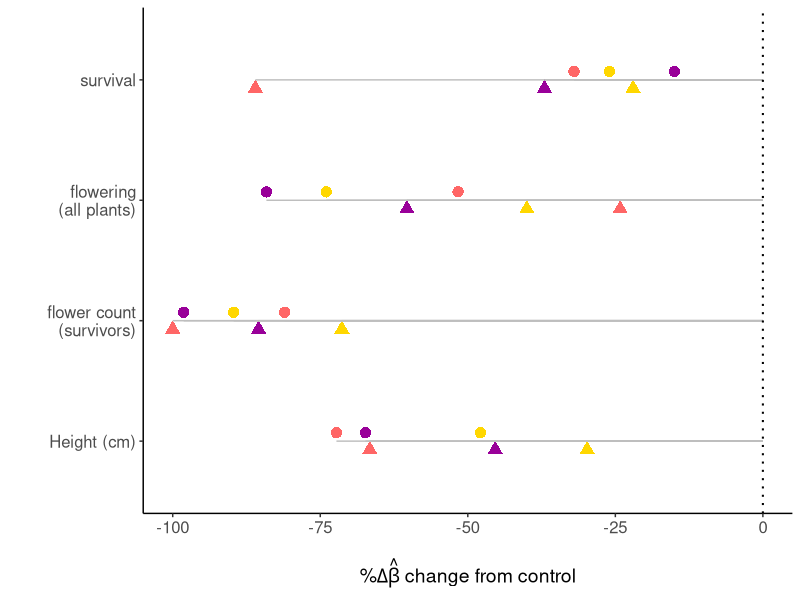
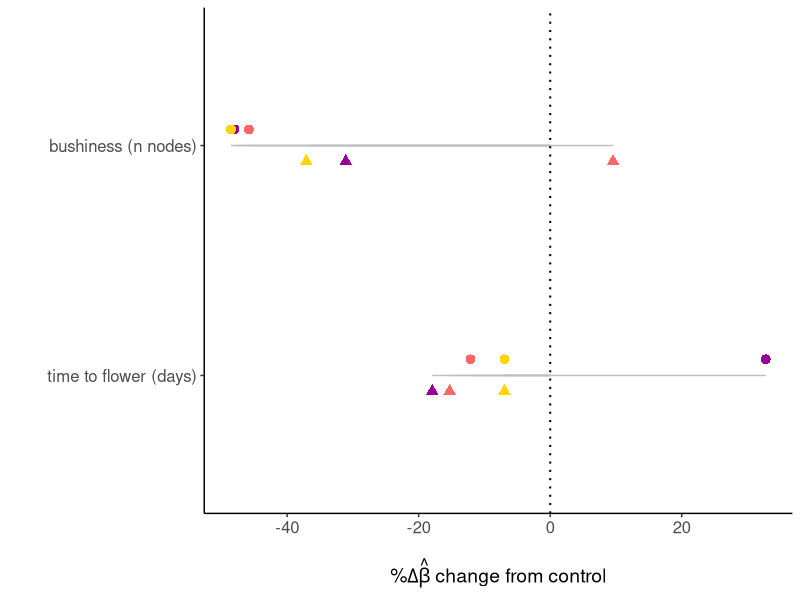

Recreate these plots in R, in order.
## ---- chunk 1
library(ggplot2)
library(ggpubr)
library(tidyverse)
## ---- chunk 2

dataset <- read.csv("../tables/df_emmeans.csv")

head(dataset)

## ---- chunk 3
my.theme<-theme(axis.text=element_text(size=12),
        axis.title = element_text(size = 14),
        legend.text=element_text(size=10),
        legend.title = element_text(size=12),
        plot.title = element_text(face="bold",size=14,margin=margin(0,0,20,0),hjust = 0.5),
        axis.title.y = element_text(margin = margin(t = 0, r = 15, b = 0, l = 0)),
        axis.title.x = element_text(margin = margin(t = 15, r = 0, b = 0, l = 0)))

## ---- chunk 4


# Create separate datasets for early drought and late drought treatments
early_drought_data <- dataset %>% filter(trt == "early drought")
late_drought_data <- dataset %>% filter(trt == "late drought")
control_data <- dataset %>% filter(trt == "control")


# Unique colors in the dataset
unique_colors <- unique(control_data$colors)

# List to store new rows
new_rows_list <- list()

# Loop through each color
for (color in unique_colors) {
  # Create a new row with "control" trait for the current color
  new_row <- tibble(
    colors = color,
    trt = "control",
    estimated.response = 1,
    SE = NA,  # Fill in appropriate values for SE if available
    df = NA,  # Fill in appropriate values for df if available
    n = NA,  # Fill in appropriate values for n if available
    lower.CI = 1,
    upper.CI = 1,
    comp = NA,  # Fill in appropriate values for comp if available
    trait = "survival"
  )
  # Append the new row to the list
  new_rows_list[[color]] <- new_row
}

# Combine new rows into a single dataframe
new_rows_df <- bind_rows(new_rows_list)

# Add new rows to control_data
control_data <- bind_rows(control_data, new_rows_df)

# Print the updated dataset
print(control_data)

control_data <- control_data %>%
  mutate(estimated.response = ifelse(trait %in% c("survival", "flowering"), estimated.response * 100, estimated.response))

late_drought_data <- late_drought_data %>%
  mutate(estimated.response = ifelse(trait %in% c("survival", "flowering"), estimated.response * 100, estimated.response))

early_drought_data <- early_drought_data %>%
  mutate(estimated.response = ifelse(trait %in% c("survival", "flowering"), estimated.response * 100, estimated.response))
  

## ---- chunk 5

merged_data_early <- early_drought_data %>%
  inner_join(control_data, by = c("colors", "trait"))

merged_data_late <- late_drought_data %>%
  inner_join(control_data, by = c("colors", "trait"))

# Calculate percent decrease from control to each treatment
merged_data_early <- merged_data_early %>%
  mutate(
    percent_decrease_early_drought = ((estimated.response.y - estimated.response.x) / estimated.response.y) * 100
  ) %>%
  dplyr::select(trait, colors, percent_decrease_early_drought) %>%
  distinct()  # Keep only unique combinations of trait and color

merged_data_late <- merged_data_late %>%
  mutate(
    percent_decrease_late_drought = ((estimated.response.y - estimated.response.x) / estimated.response.y) * 100
  ) %>%
  dplyr::select(trait, colors, percent_decrease_late_drought) %>%
  distinct()  # Keep only unique combinations of trait and color

# Print the updated datasets
print(merged_data_early)
print(merged_data_late)

## ---- chunk 6

merged_data_early <- merged_data_early %>% 
  rename(percent_decrease = percent_decrease_early_drought)

merged_data_late <- merged_data_late %>% 
  rename(percent_decrease = percent_decrease_late_drought)

# Combine early and late drought data
merged_data <- rbind(mutate(merged_data_early, treatment = "Early Drought"),
                     mutate(merged_data_late, treatment = "Late Drought"))

# convert % decrease values to negative

merged_data$percent_decrease <- merged_data$percent_decrease*(-1)



# Filter and rename traits
merged_data_fitness <- merged_data %>%
  filter(trait %in% c("survival", "flowering", "n flowers", "height (cm)")) %>%
  mutate(trait = factor(trait, levels = c("height (cm)", "n flowers", "flowering","survival"),
                        labels = c("Height","Flower Count", "Flowering", "Survival")))


# Filter and rename traits
merged_data_other <- merged_data %>%
  filter(trait %in% c("time to flower (days)","bushiness (n nodes)")) %>%
  mutate(trait = factor(trait, levels = c("time to flower (days)","bushiness (n nodes)")))


merged_data_fitness$trait <- factor(merged_data_fitness$trait,
  levels = c("Height","Flower Count", "Flowering", "Survival"),
  labels = c("Height (cm)","flower count\n(survivors)", "flowering\n(all plants)", "survival")
)


# Plot
plot_change_fitness <- ggplot(merged_data_fitness, aes(x = trait, y = percent_decrease, shape = treatment, color = colors)) +
  geom_point(data = subset(merged_data_fitness, treatment == "Late Drought"), 
             position = position_nudge(x = -0.07), size = 3.5) +
  geom_point(data = subset(merged_data_fitness, treatment == "Early Drought"), 
             position = position_nudge(x = 0.07), size = 3.5) +
  geom_segment(aes(x = trait, xend = trait, y = 0, yend = percent_decrease), color = "grey") +
  coord_flip() +
  theme_classic() +
  theme(
    panel.grid.minor.y = element_blank(),
    panel.grid.major.y = element_blank(),
    legend.position = "none"
  ) +
  xlab("") +
   ylab(expression(paste("%", Delta, hat(beta), " change from control")))   +
  scale_color_manual(values = c("#990099", "#FF6666", "gold")) +
  scale_shape_manual(values = c("Early Drought" = 16, "Late Drought" = 17)) +
  geom_hline(yintercept = 0, linetype = 'dotted', col = 'black', size = 0.7) +
  my.theme



plot_change_fitness

#ggsave("../figures/perc.change_a.png", height = 5, width = 6.5)





plot_change_others <- ggplot(merged_data_other, aes(x = trait, y = percent_decrease, shape = treatment, color = colors)) +
  geom_point(data = subset(merged_data_other, treatment == "Late Drought"), 
             position = position_nudge(x = -0.07), size = 3) +
  geom_point(data = subset(merged_data_other, treatment == "Early Drought"), 
             position = position_nudge(x = 0.07), size = 3) +
  geom_segment(aes(x = trait, xend = trait, y = 0, yend = percent_decrease), color = "grey") +
  coord_flip() +
  theme_classic() +
  theme(
    panel.grid.minor.y = element_blank(),
    panel.grid.major.y = element_blank(),
    legend.position = "none"
  ) +
  xlab("") +
  ylab(expression(paste("%", Delta, hat(beta), " change from control"))) +
  scale_color_manual(values = c("#990099", "#FF6666", "gold")) +
  scale_shape_manual(values = c("Early Drought" = 16, "Late Drought" = 17)) +
  geom_hline(yintercept = 0, linetype = 'dotted', col = 'black', size = 0.7) +
  my.theme

plot_change_others

#ggsave("../figures/perc.change_b.png", height = 3, width = 6.5)
